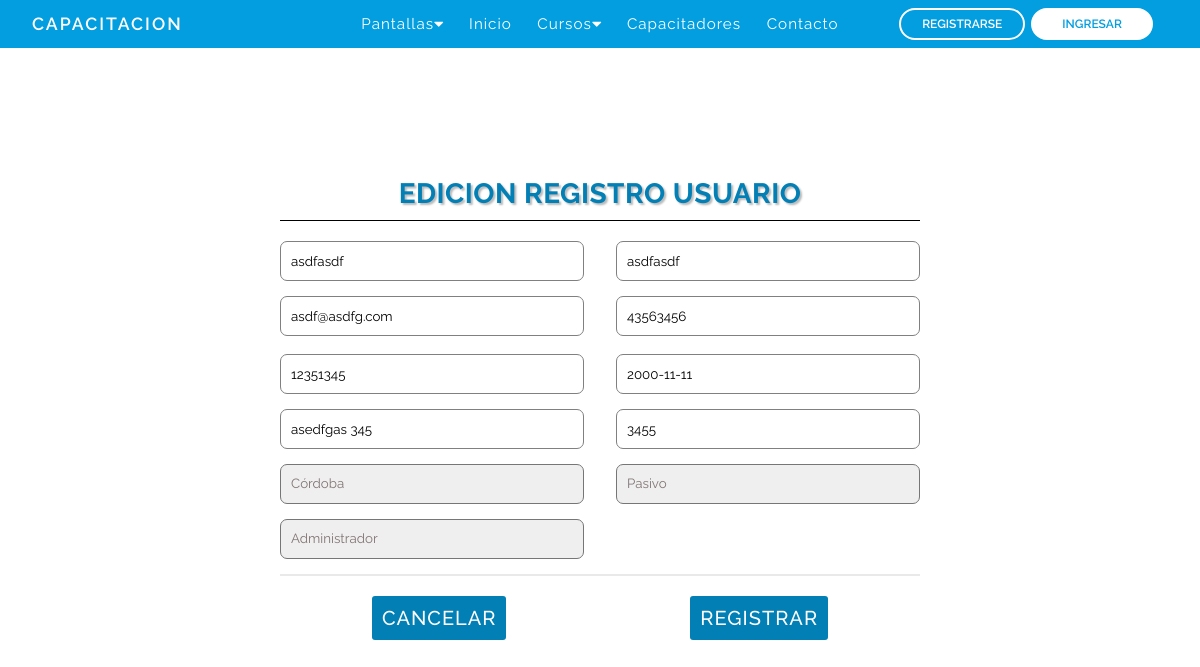
Page /editRegistro.php?id=37 on the earlier database version.
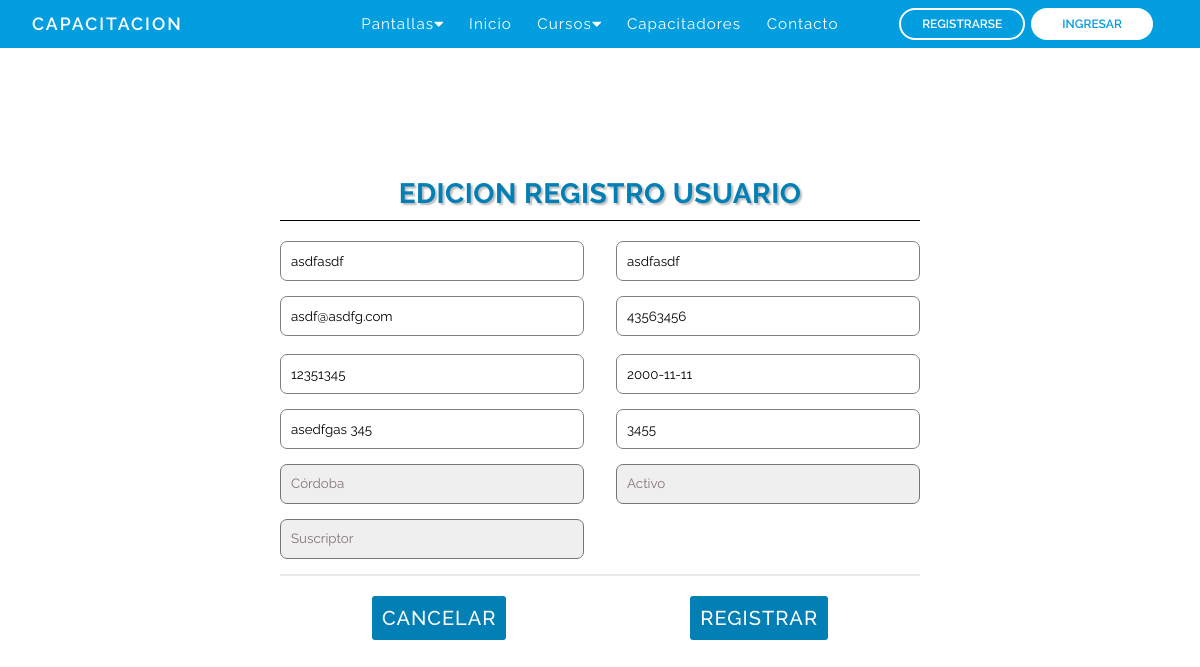
Same page on the later database version.
### tables this page shows
CREATE TABLE `usuarios` (
  `id` int(10) NOT NULL,
  `nombre` varchar(30) NOT NULL,
  `apellido` varchar(30) NOT NULL,
  `email` varchar(30) NOT NULL,
  `password` varchar(20) DEFAULT NULL,
  `fecha_alta` date NOT NULL DEFAULT current_timestamp(),
  `rol_usuario` int(1) NOT NULL DEFAULT 1
);

CREATE TABLE `afiliados` (
  `id` int(10) NOT NULL,
  `telefono` varchar(12) NOT NULL,
  `dni` int(10) NOT NULL,
  `fecha_nacimiento` date NOT NULL,
  `direccion` varchar(120) NOT NULL,
  `codigo_postal` int(10) NOT NULL,
  `id_provincia` int(2) NOT NULL,
  `fecha_alta` date NOT NULL DEFAULT current_timestamp(),
  `id_usuario` int(10) NOT NULL,
  `id_estado` int(1) NOT NULL DEFAULT 1
);

CREATE TABLE `provincias` (
  `id` int(11) NOT NULL,
  `nombre` varchar(30) NOT NULL
);

CREATE TABLE `estados_usuarios` (
  `id` int(10) NOT NULL,
  `estado` varchar(10) NOT NULL,
  `valor` int(1) NOT NULL
);

CREATE TABLE `roles_usuarios` (
  `id` int(10) NOT NULL,
  `roles` varchar(30) NOT NULL
);

### editRegistro.php (the view, shortened to what this page needs)
<?php
require_once('bd/conexion.php');
if(isset($_GET['id'])) {
    $id = $_GET['id'];
    try {
  $resultado = $pdo->prepare("SELECT usuarios.id as usuId, usuarios.nombre, usuarios.apellido, usuarios.email,usuarios.rol_usuario,
  afiliados.telefono, afiliados.dni, afiliados.fecha_nacimiento, afiliados.direccion, afiliados.codigo_postal, afiliados.id_provincia,
  roles_usuarios.id AS rolId, roles_usuarios.roles AS roles,
  estados_usuarios.estado, estados_usuarios.valor AS valor,
  provincias.id AS pciaId, provincias.nombre AS pciaNom
  FROM usuarios
  INNER JOIN roles_usuarios ON usuarios.rol_usuario = roles_usuarios.id
  INNER JOIN afiliados ON usuarios.id = afiliados.id_usuario
  INNER JOIN provincias ON afiliados.id_provincia = provincias.id
  INNER JOIN estados_usuarios ON afiliados.id_estado = estados_usuarios.valor WHERE usuarios.id = $id");
      $resultado -> execute();
    } catch(PDOException $e) {
        echo $e->getMessage();
    }
}
?>
<!DOCTYPE html>
<html>
<html lang="es">
<head>
  <link rel="stylesheet" href="css/editRegistro.css">
</head>
<body>
<?php require_once ('nav.php') ?>
<main>
<section>
    <div class="container">
      <form action="" method="POST">
        <h1 class="form-title">EDICION REGISTRO USUARIO</h1>
        <?php while($info = $resultado->fetch(PDO::FETCH_ASSOC)) { ?>
        <div class="main-user-info">
        <div class="user-input-box">
          <input type="text" name="nombre" value="<?= $info['nombre'] ?>" placeholder="Ingrese nombre" />
        </div>
        <div class="user-input-box">
          <input type="text" id="apellido" name="apellido" value="<?= $info['apellido'] ?>" placeholder="Ingrese apellido" />
        </div>
        <div class="user-input-box">
          <input type="email" id="email" name="email" value="<?= $info['email'] ?>" placeholder="Ingrese e-mail" />
        </div>
        <div class="user-input-box">
          <input type="tel" id="telefono" name="telefono" value="<?= $info['telefono'] ?>" placeholder="Ingrese teléfono" />
          <span for="teléfono" class="error"></span>
        </div>
        <div class="user-input-box">
          <input type="text" id="dni" name="dni" value="<?= $info['dni'] ?>" placeholder="Ingrese DNI" />
        </div>
        <div class="user-input-box">
          <input type="date" id="fechaInicio" name="fecha_nacimiento" value="<?= $info['fecha_nacimiento'] ?>" placeholder="* Ingrese fecha de nacimiento" />
        </div>
        <div class="user-input-box">
          <input type="text" id="direccion" name="direccion" value="<?= $info['direccion'] ?>" placeholder="Ingrese dirección" />
        </div>
        <div class="user-input-box">
          <input type="text" id="codigo_postal" name="codigo_postal" value="<?= $info['codigo_postal'] ?>" placeholder="Ingrese código postal" />
        </div>
        <div class="user-input-box">
          <select name="provincia" id="provincia" class="style-select">
            <option value="<?= $info['pciaId'] ?>" selected disabled><?= $info['pciaNom'] ?></option>
          </select>
            </div>
            <div class="user-input-box">
          <select name="estados_usuarios" id="estados_usuarios" class="style-select">
            <option value="<?= $info['valor'] ?>" selected disabled><?= $info['estado'] ?></option>
          </select>
            </div>
            <div class="user-input-box">
          <select name="roles_usuarios" id="roles_usuarios" class="style-select">
            <option value="<?= $info['rol_usuario'] ?>" selected disabled><?= $info['roles'] ?></option>
          </select>
            </div>
      </div>
      <?php } ?>
      <div class="linea"></div>
        <div class="contenedorBtn">
          <div class="form-submit-btn">
            <button type="submit" name="cancelar" value="cancelar">Cancelar
          </div>
          <div class="form-submit-btn">
            <button type="submit" name="aceptar" value="aceptar">Registrar
          </div>
        </div>
        </form>
  </div>
</section>
</main>
</body>
</html>

### nav.php (shortened to what this page needs)
<!DOCTYPE html>
<html lang="en">
<head>
    <link rel="stylesheet" href="https://use.fontawesome.com/releases/v5.15.4/css/all.css" />
    <link rel="stylesheet" href="css/nav.css">
</head>
<body>
    <nav >
        <div class="containerNav">
            <div class="logo-container">
                <h3 class="logonav"><a class="ancor-nav" href="index.php">CAPACITACION</a></h3>
            </div>
            <div class="nav-btn">
                <div class="nav-links">
                    <ul>
                        <li class="nav-link" style="--i: .85s">
                            <a href="#">Pantallas<i class="fas fa-caret-down"></i></a>
                        </li>
                        <li class="nav-link" style="--i: .6s">
                            <a href="index.php">Inicio</a>
                        </li>
                        <li class="nav-link" style="--i: .85s">
                            <a href="#">Cursos<i class="fas fa-caret-down"></i></a>
                        </li>
                        <li class="nav-link" style="--i: 1.1s">
                            <a href="capacitadores.php">Capacitadores</a>
                        </li>
                        <li class="nav-link" style="--i: 1.35s">
                            <a href="contacto.php">Contacto</a>
                        </li>
                    </ul>
                    </div>
                        <div class="buttons" style="--i: 1.8s">
                            <a href="formularioRegistro.php" class="btn btnRegistrese transparent">Registrarse</a>
                            <a href="login.php" class="btn btnIngresar solid" id="abrirModal">Ingresar</a>
                        </div>
                    </div>
        </div>
    </nav>
</body>
</html>

### css/editRegistro.css (style rules this page uses)
* { padding: 0; margin: 0; box-sizing: border-box; font-family: 'Raleway', sans-serif !important; }
main { display: flex; justify-content: center; align-items: center; height: 90vh; }
.container { background-size: cover; max-width: 700px; padding: 0 30px; border-radius: 5px; }
.linea { border: 1px solid rgb(233, 233, 233); margin-bottom: 10px; }
.form-title { font-family: 'Raleway', sans-serif !important; font-size: 28px; font-weight: 500; text-align: center; padding-bottom: 10px; color: #027fb5; font-weight: 700; letter-spacing: 0.5px; text-transform: uppercase; text-shadow: 2px 2px 2px rgb(186, 186, 186); border-bottom: solid 1px rgb(0, 0, 0); }
.main-user-info { display: flex; flex-wrap: wrap; justify-content: space-between; padding-top: 20px; }
.user-input-box:nth-child(2n) { justify-content: end; }
.user-input-box { display: flex; flex-wrap: wrap; width: 50%; padding-bottom: 15px; }
.user-input-box input { height: 40px; width: 95%; border-radius: 7px; border: 1px solid grey; padding: 0 10px; }
.style-select { appearance: none; height: 40px; padding-left: 10px; color: rgb(130,117,117); border-radius: 7px; outline: none; width: 95%; }
.error { display: block; width: 95%; color: rgb(255, 0, 0); font-family: 'Raleway', sans-serif !important; font-size: 10px; font-weight: 400; padding-left: 5px; padding-top: 3px; }
.contenedorBtn { display: flex; justify-content: space-around; }
.form-submit-btn button { display: block; width: 100%; margin-top: 10px; font-size: 20px; letter-spacing: 1px; font-weight: 500; padding: 10px; cursor: pointer; border:none; border-radius: 3px; color: rgb(255, 255, 255); transition: 1s; text-transform: uppercase; background: #027fb5; }

### css/nav.css (style rules this page uses)
* { padding: 0; margin: 0; box-sizing: border-box; }
ul { list-style: none; }
.ancor-nav { text-decoration: none; color: #fff; }
a { text-decoration: none; }
nav { font-family: 'Raleway', sans-serif !important; position: sticky; top: 0px; background-color: #029ee0; width: 100%; z-index: 1000; }
.containerNav { padding: 0 32px; margin: 0 auto; display: flex; position: relative; }
.logo-container { flex: 1; display: flex; align-items: center; }
.nav-btn { flex: 3; display: flex; }
.nav-links { flex: 2; }
.buttons { display: flex; justify-content: center; align-items: center; flex: 1; }
.logonav { color: #fff; font-size: 1.1rem; font-weight: 600; letter-spacing: 2px; text-transform: uppercase; line-height: 3rem; }
.btn { display: inline-block; padding: 8px 21px; font-size: 12px; font-weight: 600; border: 2px solid #fff; border-radius: 32px; line-height: 1; margin: 0 3px; transition: .3s; text-transform: uppercase; }
.btn.solid, .btn.transparent:hover { background-color: #fff; color: #029ee0; }
.btn.transparent, .btn.solid:hover { background-color: transparent; color: #fff; }
.nav-links > ul { display: flex; justify-content: center; align-items: center; }
.nav-link { position: relative; }
.nav-link > a { line-height: 3rem; color: #fff; padding: 0 .8rem; letter-spacing: 1px; font-size: .95rem; display: flex; align-items: center; justify-content: space-between; transition: .5s; }
.btnIngresar { padding-right: 29px; padding-left: 29px; }

Differences in the rows shown:
changed through a linked row, usuarios "asdfasdf": estados_usuarios "Pasivo" → "Activo"; roles_usuarios "Administrador" → "Suscriptor"
